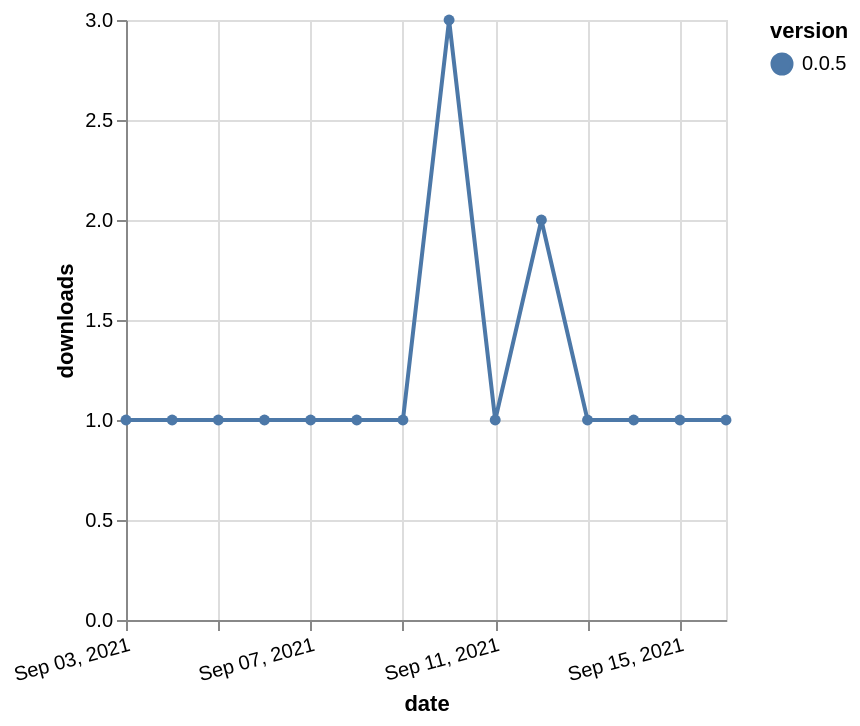

Vega-Lite specification for this chart:
### Vega-Lite specification from a JSON file in a GitHub repository (floating-point values rounded to 4 significant figures)
{"$schema": "https://vega.github.io/schema/vega-lite/v5.json", "description": "A simple bar chart with embedded data.", "data": {"values": [{"date": "2021-09-03", "total": 358, "delta": 1, "version": "0.0.5"}, {"date": "2021-09-04", "total": 359, "delta": 1, "version": "0.0.5"}, {"date": "2021-09-05", "total": 360, "delta": 1, "version": "0.0.5"}, {"date": "2021-09-06", "total": 361, "delta": 1, "version": "0.0.5"}, {"date": "2021-09-07", "total": 362, "delta": 1, "version": "0.0.5"}, {"date": "2021-09-08", "total": 363, "delta": 1, "version": "0.0.5"}, {"date": "2021-09-09", "total": 364, "delta": 1, "version": "0.0.5"}, {"date": "2021-09-10", "total": 367, "delta": 3, "version": "0.0.5"}, {"date": "2021-09-11", "total": 368, "delta": 1, "version": "0.0.5"}, {"date": "2021-09-12", "total": 370, "delta": 2, "version": "0.0.5"}, {"date": "2021-09-13", "total": 371, "delta": 1, "version": "0.0.5"}, {"date": "2021-09-14", "total": 372, "delta": 1, "version": "0.0.5"}, {"date": "2021-09-15", "total": 373, "delta": 1, "version": "0.0.5"}, {"date": "2021-09-16", "total": 374, "delta": 1, "version": "0.0.5"}]}, "width": "container", "mark": {"type": "line", "point": {"filled": true}}, "encoding": {"x": {"field": "date", "type": "temporal", "timeUnit": "yearmonthdate", "title": "date", "axis": {"labelAngle": -15}}, "y": {"field": "delta", "type": "quantitative", "title": "downloads"}, "color": {"field": "version", "type": "nominal"}, "tooltip": {"field": "delta"}}}
